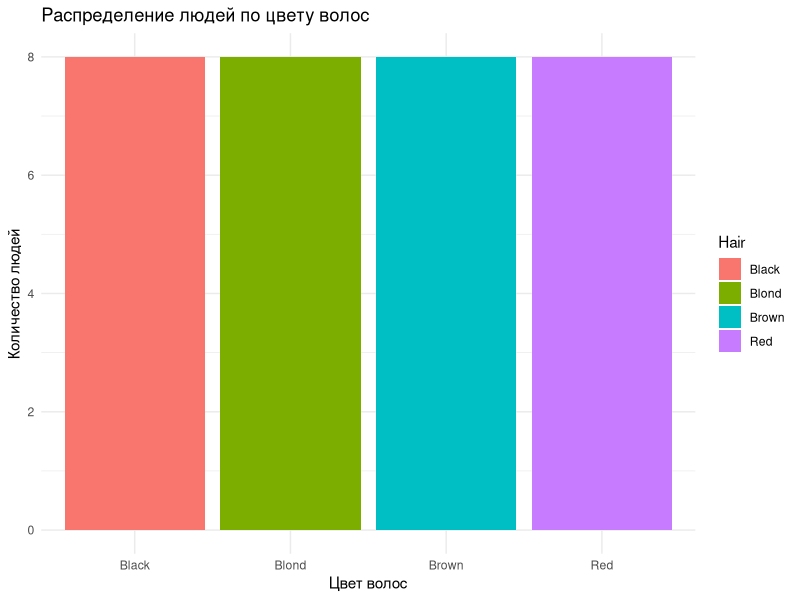
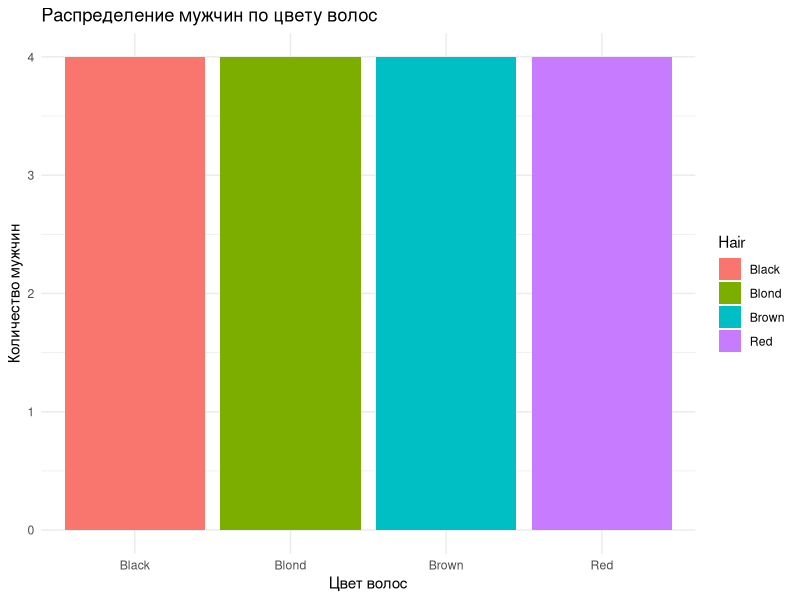
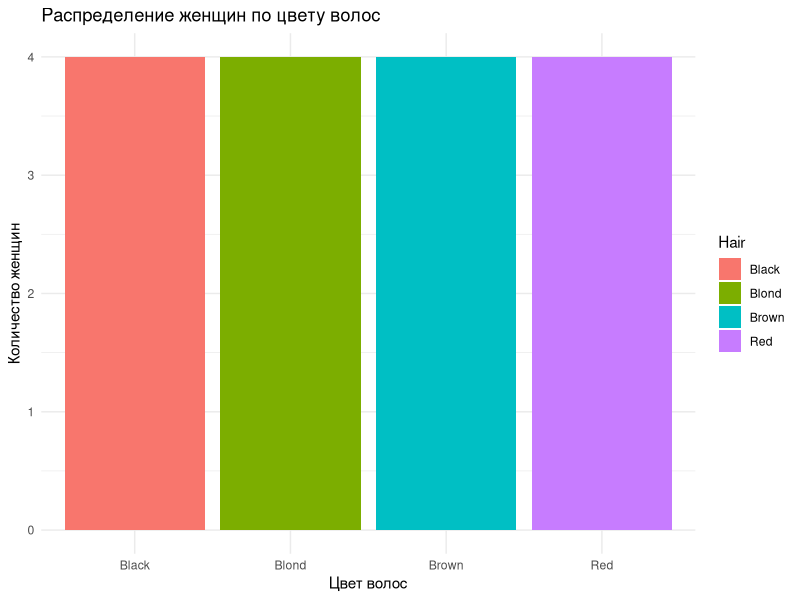
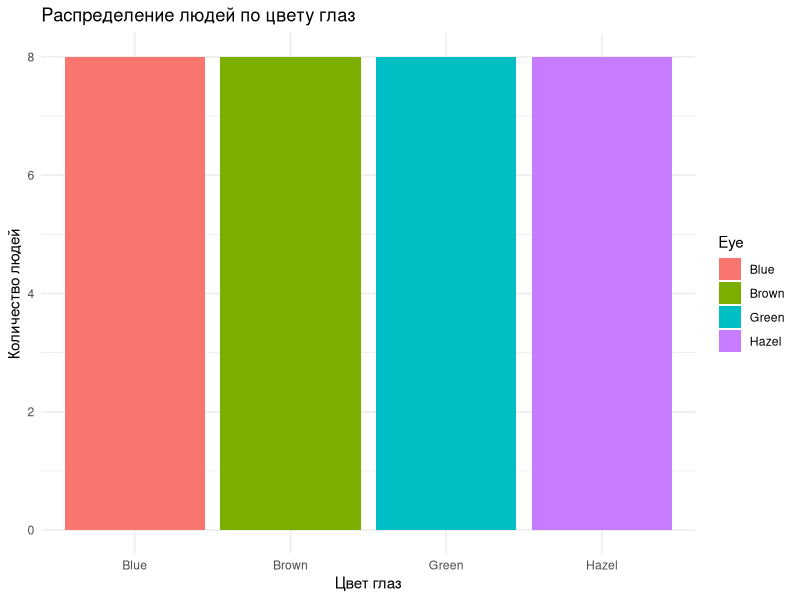
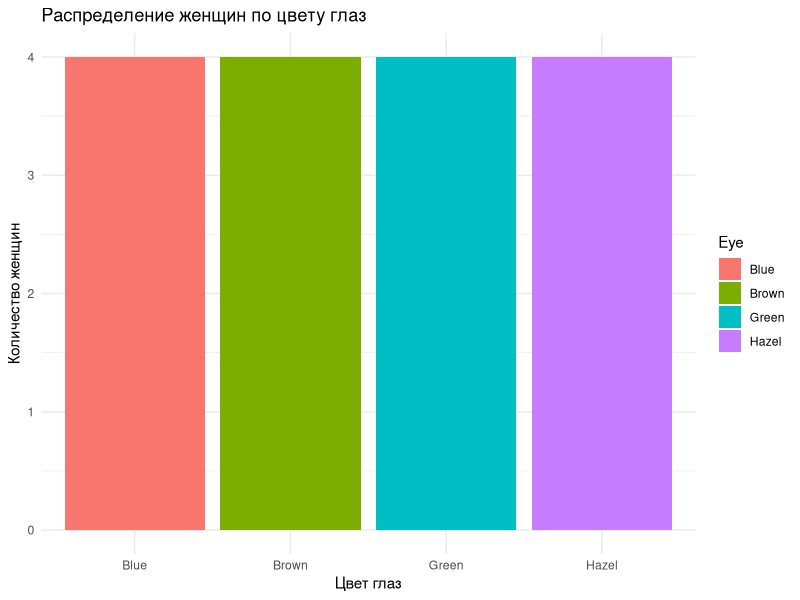
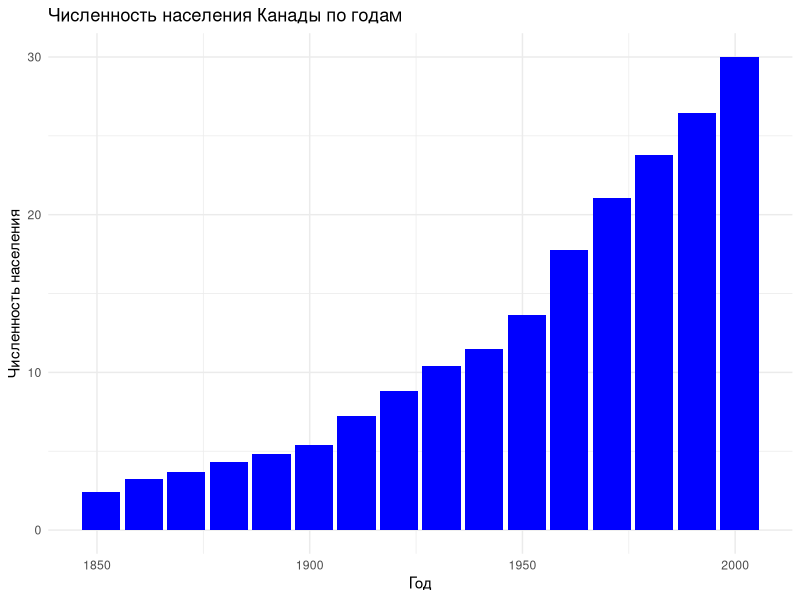
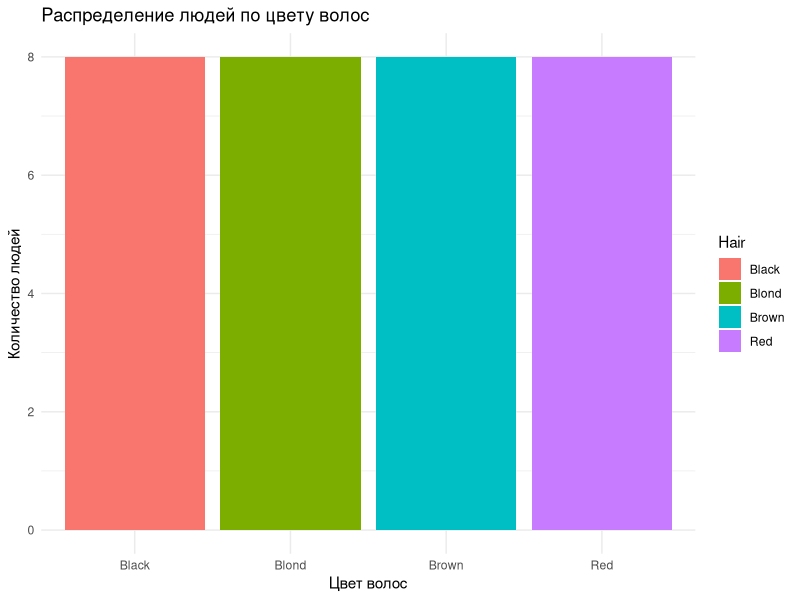
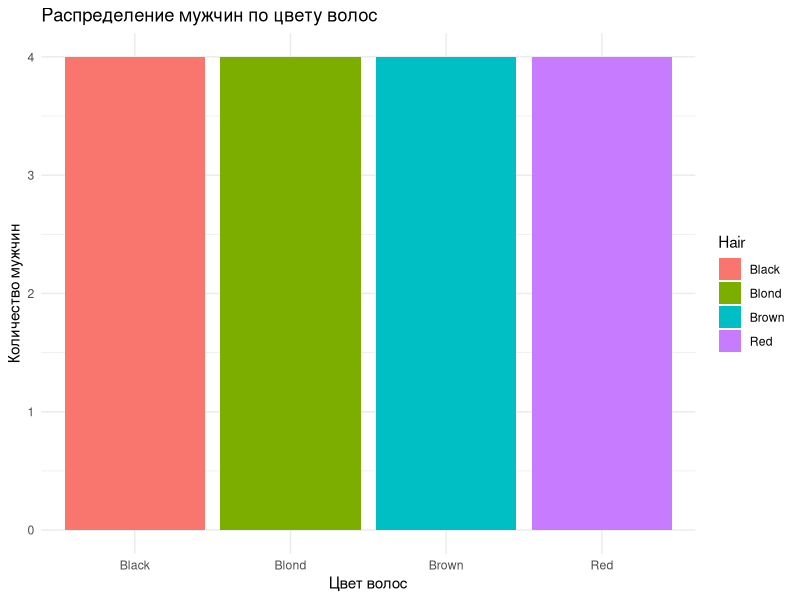

Write the R code that produced these figures, in order.

D <- read.csv("HairEyeColor.csv")
View(D)

summary_table <- table(D$Sex)

# Вывод сводной таблицы
View(summary_table)
#-------------------------------------------------------------------------------------
# Создание сводной таблицы для подсчета мужчин и женщин по цвету волос
summary_m_w_hair <- xtabs(~ Hair + Sex, data = D)
View(summary_m_w_hair)

green_eyes <- D[D$Eye == "Green", ]
#-------------------------------------------------------------------------------------
# Создание сводной таблицы для подсчета мужчин и женщин с зелеными глазами
summary_green_eyes <- table(green_eyes$Sex)
View(summary_green_eyes)
#-------------------------------------------------------------------------------------
# Подсчет общего количества участников опроса
total_participants <- nrow(D)
#-------------------------------------------------------------------------------------
# Создание таблицы с общим количеством участников
total_table <- data.frame(Total_Participants = total_participants)
#-------------------------------------------------------------------------------------
# Вывод таблицы с общим количеством участников
View(total_table)
#-------------------------------------------------------------------------------------
install.packages("ggplot2")
library(ggplot2)
p <- ggplot(D, aes(x = Hair, fill = Hair)) +
  geom_bar() +  
  theme_minimal() +
  labs(title = "Распределение людей по цвету волос",
       x = "Цвет волос",
       y = "Количество людей")
print(p)
#-------------------------------------------------------------------------------------
#Распределение мужчин по цвету волос
p <- ggplot(D[D$Sex == "Male", ], aes(x = Hair, fill = Hair)) +
  geom_bar(stat = "count") +
  theme_minimal() +
  labs(title = "Распределение мужчин по цвету волос",
       x = "Цвет волос",
       y = "Количество мужчин")
print(p)
#-------------------------------------------------------------------------------------
#Модальное значение для мужчин
hair_count_male <- table(D[D$Sex == "Male", ]$Hair)
mode_hair <- names(hair_count_male)[which.max(hair_count_male)]
print(paste("Модальное значение цвета волос среди мужчин:", mode_hair))
#-------------------------------------------------------------------------------------
#Распределения женщин по цвету волос
p_female <- ggplot(D[D$Sex == "Female", ], aes(x = Hair, fill = Hair)) +
  geom_bar(stat = "count") +
  theme_minimal() +
  labs(title = "Распределение женщин по цвету волос",
       x = "Цвет волос",
       y = "Количество женщин")
print(p_female)
#-------------------------------------------------------------------------------------
#Модальное значение для женщин
hair_count_female <- table(D[D$Sex == "Female", ]$Hair)
mode_hair_female <- names(hair_count_female)[which.max(hair_count_female)]
print(paste("Модальное значение цвета волос среди женщин:", mode_hair_female))
#-------------------------------------------------------------------------------------
#Распределение людей по цвету глаз
p_eye <- ggplot(D, aes(x = Eye, fill = Eye)) +
  geom_bar(stat = "count") +
  theme_minimal() +
  labs(title = "Распределение людей по цвету глаз",
       x = "Цвет глаз",
       y = "Количество людей")
print(p_eye)
#-------------------------------------------------------------------------------------
#Модальное значение для цвета глаз
eye_count <- table(D$Eye)
mode_eye <- names(eye_count)[which.max(eye_count)]
print(paste("Модальное значение цвета глаз среди людей:", mode_eye))
#-------------------------------------------------------------------------------------
#Модальное значение для цвета глаз среди мужчин
eye_count_male <- table(D[D$Sex == "Male", ]$Eye)
mode_eye_male <- names(eye_count_male)[which.max(eye_count_male)]
print(paste("Модальное значение цвета глаз среди мужчин:", mode_eye_male))
#-------------------------------------------------------------------------------------
#Распределения женщин по цвету глаз
p_eye_female <- ggplot(D[D$Sex == "Female", ], aes(x = Eye, fill = Eye)) +
  geom_bar(stat = "count") +
  theme_minimal() +
  labs(title = "Распределение женщин по цвету глаз",
       x = "Цвет глаз",
       y = "Количество женщин")
print(p_eye_female)
#-------------------------------------------------------------------------------------
#Модальное значение для цвета глаз среди женщин
eye_count_female <- table(D[D$Sex == "Female", ]$Eye)
mode_eye_female <- names(eye_count_female)[which.max(eye_count_female)]
print(paste("Модальное значение цвета глаз среди женщин:", mode_eye_female))
#-------------------------------------------------------------------------------------
install.packages("dplyr")
install.packages("magrittr")  # Для использования оператора %>%
library(dplyr)
#-------------------------------------------------------------------------------------
#-------------------------------------------------------------------------------------
#-------------------------------------------------------------------------------------
D <- read.csv("CanPop.csv")
str(D)
#-------------------------------------------------------------------------------------
#Расчет средних значений
population_summary <- D %>%
  summarise(
    Mean = mean(population, na.rm = TRUE),
    Harmonic_Mean = ifelse(sum(population > 0) > 0, sum(population > 0) / sum(1/population[population > 0]), NA),  
    Geometric_Mean = exp(mean(log(population[population > 0]), na.rm = TRUE)),  
    Median = median(population, na.rm = TRUE)
  )
print(population_summary)
#-------------------------------------------------------------------------------------
#-------------------------------------------------------------------------------------
ggplot(D, aes(x = year, y = population)) +
  geom_bar(stat = "identity", fill = "blue") +  
  theme_minimal() +
  labs(title = "Численность населения Канады по годам",
       x = "Год",
       y = "Численность населения") +
  scale_y_continuous(labels = scales::comma) 

q1 <- quantile(D$population, 0.25, na.rm = TRUE)
q3 <- quantile(D$population, 0.75, na.rm = TRUE)
#-------------------------------------------------------------------------------------
#Перечень годов, находящихся между первым и третьим квартилями
years_between_q1_q3 <- D %>%
  filter(population >= q1 & population <= q3) %>%
  select(year)  # Предполагается, что название колонки с годами "Year"
print(years_between_q1_q3)
#-------------------------------------------------------------------------------------
#-------------------------------------------------------------------------------------
#-------------------------------------------------------------------------------------
#Скользящее среднее по три года
D <- D %>%
  arrange(year) %>%  
  mutate(Moving_Average = zoo::rollmean(population, 3, fill = NA, align = "center"))
#-------------------------------------------------------------------------------------
#Построение графика
p <- ggplot(D, aes(x = year)) +
  geom_line(aes(y = population, color = "Фактическое население"), size = 1) +
  geom_line(aes(y = Moving_Average, color = "Скользящее среднее"), size = 1) +
  theme_minimal() +
  labs(title = "Численность населения и Скользящее Среднее (по 3 года)",
       x = "Год",
       y = "Численность населения") +
  scale_color_manual(values = c("Фактическое население" = "blue", "Скользящее среднее" = "red")) +
  theme(legend.title = element_blank())
D <- read.csv("HairEyeColor.csv")
View(D)

summary_table <- table(D$Sex)

# Вывод сводной таблицы
View(summary_table)
#-------------------------------------------------------------------------------------
# Создание сводной таблицы для подсчета мужчин и женщин по цвету волос
summary_m_w_hair <- xtabs(~ Hair + Sex, data = D)
View(summary_m_w_hair)

green_eyes <- D[D$Eye == "Green", ]
#-------------------------------------------------------------------------------------
# Создание сводной таблицы для подсчета мужчин и женщин с зелеными глазами
summary_green_eyes <- table(green_eyes$Sex)
View(summary_green_eyes)
#-------------------------------------------------------------------------------------
# Подсчет общего количества участников опроса
total_participants <- nrow(D)
#-------------------------------------------------------------------------------------
# Создание таблицы с общим количеством участников
total_table <- data.frame(Total_Participants = total_participants)
#-------------------------------------------------------------------------------------
# Вывод таблицы с общим количеством участников
View(total_table)
#-------------------------------------------------------------------------------------
install.packages("ggplot2")
library(ggplot2)
p <- ggplot(D, aes(x = Hair, fill = Hair)) +
  geom_bar() +  
  theme_minimal() +
  labs(title = "Распределение людей по цвету волос",
       x = "Цвет волос",
       y = "Количество людей")
print(p)
#-------------------------------------------------------------------------------------
#Распределение мужчин по цвету волос
p <- ggplot(D[D$Sex == "Male", ], aes(x = Hair, fill = Hair)) +
  geom_bar(stat = "count") +
  theme_minimal() +
  labs(title = "Распределение мужчин по цвету волос",
       x = "Цвет волос",
       y = "Количество мужчин")
print(p)
#-------------------------------------------------------------------------------------
#Модальное значение для мужчин
hair_count_male <- table(D[D$Sex == "Male", ]$Hair)
mode_hair <- names(hair_count_male)[which.max(hair_count_male)]
print(paste("Модальное значение цвета волос среди мужчин:", mode_hair))
#-------------------------------------------------------------------------------------
#Распределения женщин по цвету волос
p_female <- ggplot(D[D$Sex == "Female", ], aes(x = Hair, fill = Hair)) +
  geom_bar(stat = "count") +
  theme_minimal() +
  labs(title = "Распределение женщин по цвету волос",
       x = "Цвет волос",
       y = "Количество женщин")
print(p_female)
#-------------------------------------------------------------------------------------
#Модальное значение для женщин
hair_count_female <- table(D[D$Sex == "Female", ]$Hair)
mode_hair_female <- names(hair_count_female)[which.max(hair_count_female)]
print(paste("Модальное значение цвета волос среди женщин:", mode_hair_female))
#-------------------------------------------------------------------------------------
#Распределение людей по цвету глаз
p_eye <- ggplot(D, aes(x = Eye, fill = Eye)) +
  geom_bar(stat = "count") +
  theme_minimal() +
  labs(title = "Распределение людей по цвету глаз",
       x = "Цвет глаз",
       y = "Количество людей")
print(p_eye)
#-------------------------------------------------------------------------------------
#Модальное значение для цвета глаз
eye_count <- table(D$Eye)
mode_eye <- names(eye_count)[which.max(eye_count)]
print(paste("Модальное значение цвета глаз среди людей:", mode_eye))
#-------------------------------------------------------------------------------------
#Модальное значение для цвета глаз среди мужчин
eye_count_male <- table(D[D$Sex == "Male", ]$Eye)
mode_eye_male <- names(eye_count_male)[which.max(eye_count_male)]
print(paste("Модальное значение цвета глаз среди мужчин:", mode_eye_male))
#-------------------------------------------------------------------------------------
#Распределения женщин по цвету глаз
p_eye_female <- ggplot(D[D$Sex == "Female", ], aes(x = Eye, fill = Eye)) +
  geom_bar(stat = "count") +
  theme_minimal() +
  labs(title = "Распределение женщин по цвету глаз",
       x = "Цвет глаз",
       y = "Количество женщин")
print(p_eye_female)
#-------------------------------------------------------------------------------------
#Модальное значение для цвета глаз среди женщин
eye_count_female <- table(D[D$Sex == "Female", ]$Eye)
mode_eye_female <- names(eye_count_female)[which.max(eye_count_female)]
print(paste("Модальное значение цвета глаз среди женщин:", mode_eye_female))
#-------------------------------------------------------------------------------------
install.packages("dplyr")
install.packages("magrittr")  # Для использования оператора %>%
library(dplyr)
#-------------------------------------------------------------------------------------
#-------------------------------------------------------------------------------------
#-------------------------------------------------------------------------------------
D <- read.csv("CanPop.csv")
str(D)
#-------------------------------------------------------------------------------------
#Расчет средних значений
population_summary <- D %>%
  summarise(
    Mean = mean(population, na.rm = TRUE),
    Harmonic_Mean = ifelse(sum(population > 0) > 0, sum(population > 0) / sum(1/population[population > 0]), NA),  
    Geometric_Mean = exp(mean(log(population[population > 0]), na.rm = TRUE)),  
    Median = median(population, na.rm = TRUE)
  )
print(population_summary)
#-------------------------------------------------------------------------------------
#-------------------------------------------------------------------------------------
ggplot(D, aes(x = year, y = population)) +
  geom_bar(stat = "identity", fill = "blue") +  
  theme_minimal() +
  labs(title = "Численность населения Канады по годам",
       x = "Год",
       y = "Численность населения") +
  scale_y_continuous(labels = scales::comma) 

q1 <- quantile(D$population, 0.25, na.rm = TRUE)
q3 <- quantile(D$population, 0.75, na.rm = TRUE)
#-------------------------------------------------------------------------------------
#Перечень годов, находящихся между первым и третьим квартилями
years_between_q1_q3 <- D %>%
  filter(population >= q1 & population <= q3) %>%
  select(year)  # Предполагается, что название колонки с годами "Year"
print(years_between_q1_q3)
#-------------------------------------------------------------------------------------
#-------------------------------------------------------------------------------------
#-------------------------------------------------------------------------------------
#Скользящее среднее по три года
install.packages("zoo")
library(zoo)
library(dplyr)
D <- D %>%
  arrange(year) %>%  
  mutate(Moving_Average = zoo::rollmean(population, 3, fill = NA, align = "center"))
#-------------------------------------------------------------------------------------
#Построение графика
p <- ggplot(D, aes(x = year)) +
  geom_line(aes(y = population, color = "Фактическое население"), size = 1) +
  geom_line(aes(y = Moving_Average, color = "Скользящее среднее"), size = 1) +
  theme_minimal() +
  labs(title = "Численность населения и Скользящее Среднее (по 3 года)",
       x = "Год",
       y = "Численность населения") +
  scale_color_manual(values = c("Фактическое население" = "blue", "Скользящее среднее" = "red")) +
  theme(legend.title = element_blank())

print(p)
D <- read.csv("HairEyeColor.csv")
View(D)
